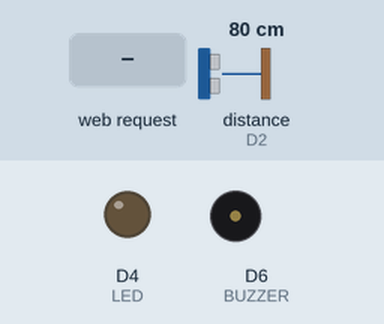
Recording of a sketch running on a simulated ESP8266 (NodeMCU). On the bench: output pins drawn as LEDs (lit = HIGH), buzzer (waves = sounding). The test bench sets the inputs (shaded band); at power-on: distance to the obstacle (sensor on D2) 80 cm. The echo pulse lasts 58.3 µs per cm; WiFi joins after 1.5 s; servers stay silent unless stated; pins used as bus, display or sensor lines are not drawn; what the sketch prints to the serial monitor is not drawn.

Above: at 2.7 s.
2.8 s: HTTP request GET / received
At 3.5 s:
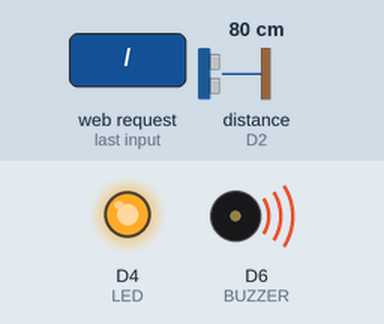
Timing chart, 0 to 5.8 s (numbered marks = the images above; inputs shaded):
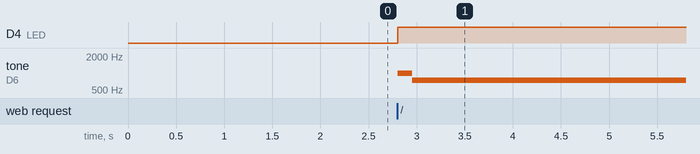

The sketch:

Arquivo_Arduino_Final.txt.ino
```cpp
//Inclusões das bibliotécas
#include <ESP8266WiFi.h> //Biblioteca para funcionamento do WiFi do ESP
#include <ESP8266WebServer.h> //Biblioteca para o ESP funcionar como servidor
#include <Wire.h>
#include <WiFiUdp.h>
#include <NTPClient.h>

//Constantes
const int TRIG = D3;
const int ECHO = D2;
const int LED = D4;
const int BUZZER = D6;
const int distancia_obstaculo = 20;

//Setup da conexão do Arduino
const char* ssid = "ESPM-ESTUDANTES";  // Rede WiFi
const char* password = "";  //Senha da Rede WiFi
ESP8266WebServer server(80); //server na porta 80

void setup(){
    Serial.begin(115200);       //inicialização do serial
    pinMode(TRIG, OUTPUT);      //Inicialização do Trigger do Sonar
    pinMode(ECHO, INPUT);       //Inicialização do ECHO do Sonar
    pinMode(LED, OUTPUT);       //Inicializaçao do LED
    pinMode(BUZZER, OUTPUT);    //Inicialização do Buzzer

    //Conexão do Arduino com o WI-FI
    Serial.println();
    Serial.print("Conectando-se à rede Wi-Fi...");
    WiFi.begin(ssid, password);

    while (WiFi.status() != WL_CONNECTED) { //Aguarda até haver a conexão com o Arduino
        delay(500);
        Serial.print(".");
    }
    //Informa o IP em que está sendo hosteado e manda
    Serial.println("");
    Serial.println("Conectado à rede Wi-Fi:");
    Serial.println("Endereço IP: " + WiFi.localIP().toString());
    server.on("/", handle_OnConnect); //Servidor recebe uma solicitação HTTP - chama a função handle_OnConnect
    server.onNotFound(handle_NotFound); //Servidor recebe uma solicitação HTTP não especificada - chama a função handle_NotFound
    server.begin(); //Inicializa o servidor
    Serial.println("Servidor HTTP inicializado");

}

void loop() {
  server.handleClient(); //Alterei de Server.handle_OnConnect() para server.handleClient()
}

void handle_OnConnect() {
  int distancia = calcularDistancia(TRIG, ECHO);
  String info = "";
  if (distancia <= 100) {
    digitalWrite(LED, HIGH);
    tone(BUZZER, 1000);
    delay(150);
    tone(BUZZER, 750);
    info += "Presença detectada! Alto Risco!\n";
    Serial.print(info);
    server.send(200, "text/html", EnvioHTML(distancia, "Alto")); //Aqui enviei a distância e o risco como parâmetros
  } else if (distancia > 100 && distancia <= 250) {
    digitalWrite(LED, HIGH);
    tone(BUZZER, 1000);
    delay(150);
    tone(BUZZER, 750);
    info += "Presença detectada! Médio Risco!\n";
    Serial.print(info);
    server.send(200, "text/html", EnvioHTML(distancia, "Médio")); //Aqui enviei a distância e o risco como parâmetros
  } else if (distancia > 250 && distancia < 345) {
    digitalWrite(LED, HIGH);
    tone(BUZZER, 1000);
    delay(150);
    tone(BUZZER, 750);
    info += "Presença detectada! Baixo Risco!\n";
    Serial.print(info);
    server.send(200, "text/html", EnvioHTML(distancia, "Baixo")); //Aqui enviei a distância e o risco como parâmetros
  }else if (distancia >=345){
    noTone(BUZZER);
    delay(500);
    server.send(200, "text/html", EnvioHTML(400, "Sem")); //Aqui enviei a distância e o risco como parâmetros
  }

}

//Método para calcular a distância em cm
int calcularDistancia(int pinotrig, int pinoecho) {
  digitalWrite(pinotrig, LOW);
  delayMicroseconds(2);
  digitalWrite(pinotrig, HIGH);
  delayMicroseconds(10);
  digitalWrite(pinotrig, LOW);
  return pulseIn(pinoecho, HIGH) / 58;
}

void handle_NotFound() { //Função para lidar com o erro 404
  server.send(404, "text/plain", "Não encontrado"); //Envia o código 404, especifica o conteúdo como "text/plain" e envia a mensagem "Não encontrado"
}

String EnvioHTML(int distancia, String risco) { // Exibindo a página da web em HTML
String ptr = "<!DOCTYPE html>\n";
ptr += "<html>\n";
ptr += "<head>\n";
ptr += "<meta charset='UTF-8'>";
ptr += "<meta http-equiv='X-UA-Compatible' content='IE=edge'>";
ptr += "<meta http-equiv='refresh' content='7'>";
ptr += "<meta name='viewport' content='width=device-width, initial-scale=1.0'>";
ptr += "    <link href='https://stackpath.bootstrapcdn.com/bootstrap/4.3.1/css/bootstrap.min.css' rel='stylesheet'>\n";
ptr += "    <title>SISTEMA IPS</title>\n";
ptr += "    <style>\n";
ptr += "        body {\n";
ptr += "            background-color: #f5f5f5;\n";
ptr += "            padding-top: 50px;\n";
ptr += "            padding-bottom: 50px;\n";
ptr += "        }\n";
ptr += "        .container {\n";
ptr += "            max-width: 600px;\n";
ptr += "            margin: auto;\n";
ptr += "            background-color: white;\n";
ptr += "            border-radius: 5px;\n";
ptr += "            padding: 20px;\n";
ptr += "            box-shadow: 0px 0px 10px 0px rgba(0,0,0,0.1);\n";
ptr += "            margin-bottom: 50px;\n";
ptr += "        }\n";
ptr += "        #history {\n";
ptr += "            max-height: 200px;\n";
ptr += "            overflow-y: auto;\n";
ptr += "            display: none;\n";
ptr += "        }\n";
ptr += "        .btn {\n";
ptr += "            width: 100%;\n";
ptr += "            margin-top: 20px;\n";
ptr += "        }\n";
ptr += "        .close {\n";
ptr += "            float: right;\n";
ptr += "            font-size: 1.5rem;\n";
ptr += "            font-weight: 700;\n";
ptr += "            line-height: 1;\n";
ptr += "            color: #000;\n";
ptr += "            text-shadow: 0 1px 0 #fff;\n";
ptr += "            opacity: .5;\n";
ptr += "        }\n";
ptr += "    </style>\n";
ptr += "</head>\n";
ptr += "<body class='text-center'>\n";
ptr += "    <div class='container'>\n";
ptr += "        <h1>SISTEMA IPS</h1>\n";
ptr += "        <button class='btn btn-primary' onclick='detectPresence()'>Detectar Presença</button>\n";
ptr += "        <div id='alert' class='mt-3'></div>\n";
ptr += "        <button class='btn btn-secondary' onclick='showHistory()'>Mostrar Histórico</button>\n";
ptr += "        <button class='btn btn-danger' onclick='clearHistory()' style='display: none;'>Limpar Histórico</button>\n";
ptr += "        <div id='history' class='mt-3'>\n";
ptr += "            <button type='button' class='close' onclick='closeHistory()'>&times;</button>\n";
ptr += "            <table class='table table-striped'>\n";
ptr += "                <thead>\n";
ptr += "                    <tr>\n";
ptr += "                        <th>Data e Hora</th>\n";
ptr += "                        <th>Distância</th>\n";
ptr += "                        <th>Risco</th>\n";
ptr += "                    </tr>\n";
ptr += "                </thead>\n";
ptr += "                <tbody>\n";
ptr += "                </tbody>\n";
ptr += "            </table>\n";
ptr += "        </div>\n";
ptr += "    </div>\n";
ptr += "    <div class='container'>\n";
ptr += "        <h2>Informações sobre o Risco de Detecção</h2>\n";
ptr += "            <p><strong>Alto Risco:</strong> Distância ≤ 1m</p>\n";
ptr += "            <p><strong>Médio Risco:</strong> Distância > 1m e ≤ 2,5m</p>\n";
ptr += "            <p><strong>Baixo Risco:</strong> Distância> 2,5m e ≤ 4m</p>\n";
ptr += "    </div>\n";
ptr += "    <script>\n";
ptr += "        var detectionHistory = [];\n";
ptr += "        var historyVisible = false;\n";
ptr += "        \n";
ptr += "        function detectPresence() {\n";
ptr += "            var distance = " ;
ptr += distancia;
ptr += " / 100.0;\n";
ptr += "            var alertDiv = document.getElementById('alert');\n";
ptr += "            var risk;\n";
ptr += "            var alertClass;\n";
ptr += "            if (distance <= 1) {\n";
ptr += "        \n";
ptr += "                risk = 'Alto';\n";
ptr += "                alertClass = 'alert-danger';\n";
ptr += "            } else if (distance <= 2.5) {\n";
ptr += "                risk = 'Médio';\n";
ptr += "                alertClass = 'alert-warning';\n";
ptr += "            } else {\n";
ptr += "                risk = 'Baixo';\n";
ptr += "                alertClass = 'alert-success';\n";
ptr += "            }\n";
ptr += "            var detection = {\n";
ptr += "                time: new Date(),\n";
ptr += "                distance: distance.toFixed(2),\n";
ptr += "                risk: risk\n";
ptr += "            };\n";
ptr += "            detectionHistory.push(detection);\n";
ptr += "            alertDiv.innerHTML = `<div class='alert ${alertClass}'>Presença detectada! Nível de risco: ${risk} ${distance.toFixed(2)}m</div>`;\n";
ptr += "            if (historyVisible) {\n";
ptr += "                showHistory(); // Update the history table\n";
ptr += "            }\n";
ptr += "        }\n";
ptr += "        \n";
ptr += "        function showHistory() {\n";
ptr += "            historyVisible = true;\n";
ptr += "            var historyDiv = document.getElementById('history');\n";
ptr += "            var historyBody = historyDiv.getElementsByTagName('tbody')[0];\n";
ptr += "            historyBody.innerHTML = '';\n";
ptr += "            for (var i = 0; i < detectionHistory.length; i++) {\n";
ptr += "                var row = historyBody.insertRow();\n";
ptr += "                var cell1 = row.insertCell(0);\n";
ptr += "                var cell2 = row.insertCell(1);\n";
ptr += "                var cell3 = row.insertCell(2);\n";
ptr += "                cell1.innerHTML = detectionHistory[i].time.toLocaleString('pt-BR');\n";
ptr += "                cell2.innerHTML = detectionHistory[i].distance + 'm';\n";
ptr += "                cell3.innerHTML = detectionHistory[i].risk;\n";
ptr += "            }\n";
ptr += "            historyDiv.style.display = 'block';\n";
ptr += "            document.querySelector('.btn-danger').style.display = 'inline-block';\n";
ptr += "        }\n";
ptr += "        \n";
ptr += "        function clearHistory() {\n";
ptr += "            detectionHistory = [];\n";
ptr += "            document.getElementById('history').style.display = 'none';\n";
ptr += "            document.querySelector('.btn-danger').style.display = 'none';\n";
ptr += "        }\n";
ptr += "        \n";
ptr += "        function closeHistory() {\n";
ptr += "            historyVisible = false;\n";
ptr += "            document.getElementById('history').style.display = 'none';\n";
ptr += "            document.querySelector('.btn-danger').style.display = 'none';\n";
ptr += "        }\n";
ptr += "        </script>\n";
ptr += "</body>\n";
ptr += "</html>\n";
return ptr;
}
```

Measured:
- after the input at 2.8 s, D4 (LED): LOW → HIGH at once; tone on D6 (BUZZER): silent → 1000 Hz at once, → 750 Hz 0.15 s later
